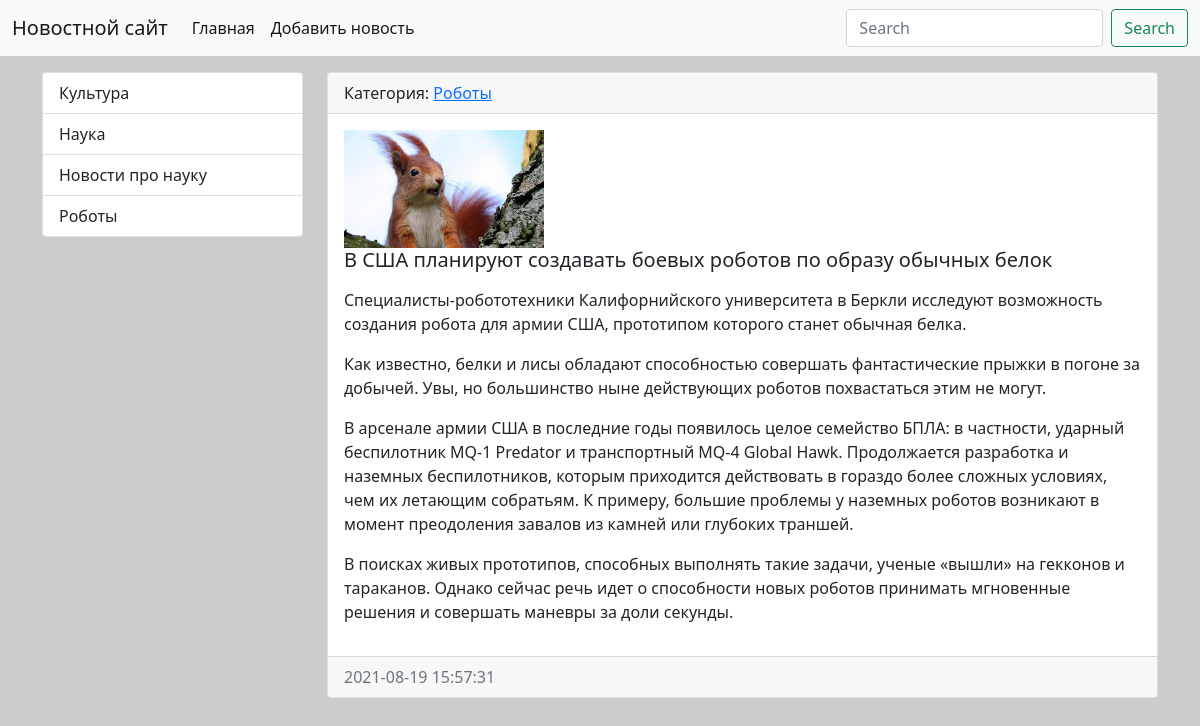
/news/6/, run on the app's committed database.
### news/models.py (models this page shows, shortened)
class Category(models.Model):
    title = models.CharField(max_length=150, db_index=True, verbose_name='Наименование категории')
    def get_absolute_url(self):
        return reverse('category', kwargs={"category_id": self.pk})
    def __str__(self):
        return self.title
    class Meta:
        verbose_name = 'Категория'
        verbose_name_plural = 'Категории'
        ordering = ['title']

class News(models.Model):
    title = models.CharField(max_length=250, verbose_name='Наименование')  # для текста
    content = models.TextField(blank=True, verbose_name='Контент')
    created_add = models.DateTimeField(auto_now_add=True, verbose_name='Опубликовано')  # формат даты и когда добавил
    update_add = models.DateTimeField(auto_now_add=True, verbose_name='Обновлено')
    photo = models.ImageField(upload_to='photos/%Y/%m/%d/', verbose_name='Фото',
                              blank=True)  # для изображений и куда когда и во сколько было создано
    is_published = models.BooleanField(default=True,
                                       verbose_name='На сайте')  # для неопубликованных новость по умолчанию публикуется
    category = models.ForeignKey('Category', on_delete=models.PROTECT, null=True, verbose_name='Категория')
    class Meta:
        verbose_name = 'Новость'
        verbose_name_plural = 'Новости'
        ordering = ['-created_add']

### news/views.py (the view)
# urls.py: path('news/<int:news_id>/', view_news, name='view_news'),
def view_news(request, news_id):
    news_item = get_object_or_404(News, pk=news_id)
    return render(request, 'news/view_news.html', {'news_item': news_item})

### news/templatetags/news_tags.py (called while the page is built)
@register.inclusion_tag('news/list_categories.html')
def show_categories(arg1='hello',arg2='world'):
    categories = Category.objects.all()
    return {"categories": categories,"arg1":arg1,"arg2":arg2}

### news/templates/news/view_news.html (shortened to what this page needs)
{% extends "base.html" %}
{% block sidebar %}
{% include 'inc/_sidebar.html' %}
{% endblock %}
{% block content %}
<div class="card mb-3">
    <div class="card-header">
        Категория: <a href="{{ news_item.category.get_absolute_url }}">{{news_item.category}}</a>
    </div>
    <div class="card-body">
        <div class="media">
            {% if news_item.photo %}
                <img src="{{ news_item.photo.url }}" alt="" width="200" class="mr-3">
            {% else %}
                <img src="https://picsum.photos/id/1060/350/300/?blur" alt="" class="mr-3">
            {% endif %}
            <div class="media-body">
                <h5 class="card-title">{{ news_item.title }}</h5>
                <p class="card-text">{{ news_item.content|safe|linebreaks }}</p>
            </div>
        </div>
    </div>
    <div class="card-footer text-muted">
        {{news_item.created_add|date:"Y-m-d H:i:s"}}
    </div>
</div>
{% endblock %}

### news/templates/news/list_categories.html
<div class="list-group">
    {% for item in categories %}
    <a href="{{ item.get_absolute_url }}" class="list-group-item list-group-item-action">
        {{item.title}}</a>
    {% endfor %}
</div>

### data on the page
Category: title "Культура"
Category: title "Наука"
Category: title "Новости про науку"
Category: title "Роботы"
News: category "Роботы", photo (picture), title "В США планируют создавать боевых роботов по образу обычных белок", content "Специалисты-робототехники Калифорнийского университета в Беркли исследуют возможность создания робота для армии США, прототипом которого станет обычная белка. Как известно, белки и лисы обладают способностью совершать фантастические прыжки в погоне за добычей. Увы, но большинство ныне действующих роботов похвастаться этим не могут. В арсенале армии США в последние годы появилось целое семейство БПЛА: в частности, ударный беспилотник MQ-1 Predator и транспортный MQ-4 Global Hawk. Продолжается разработка и наземных беспилотников, которым приходится действовать в гораздо более сложных условиях, чем их летающим собратьям. К примеру, большие проблемы у наземных роботов возникают в момент…", created_add "2021-08-19 15:57:31"
